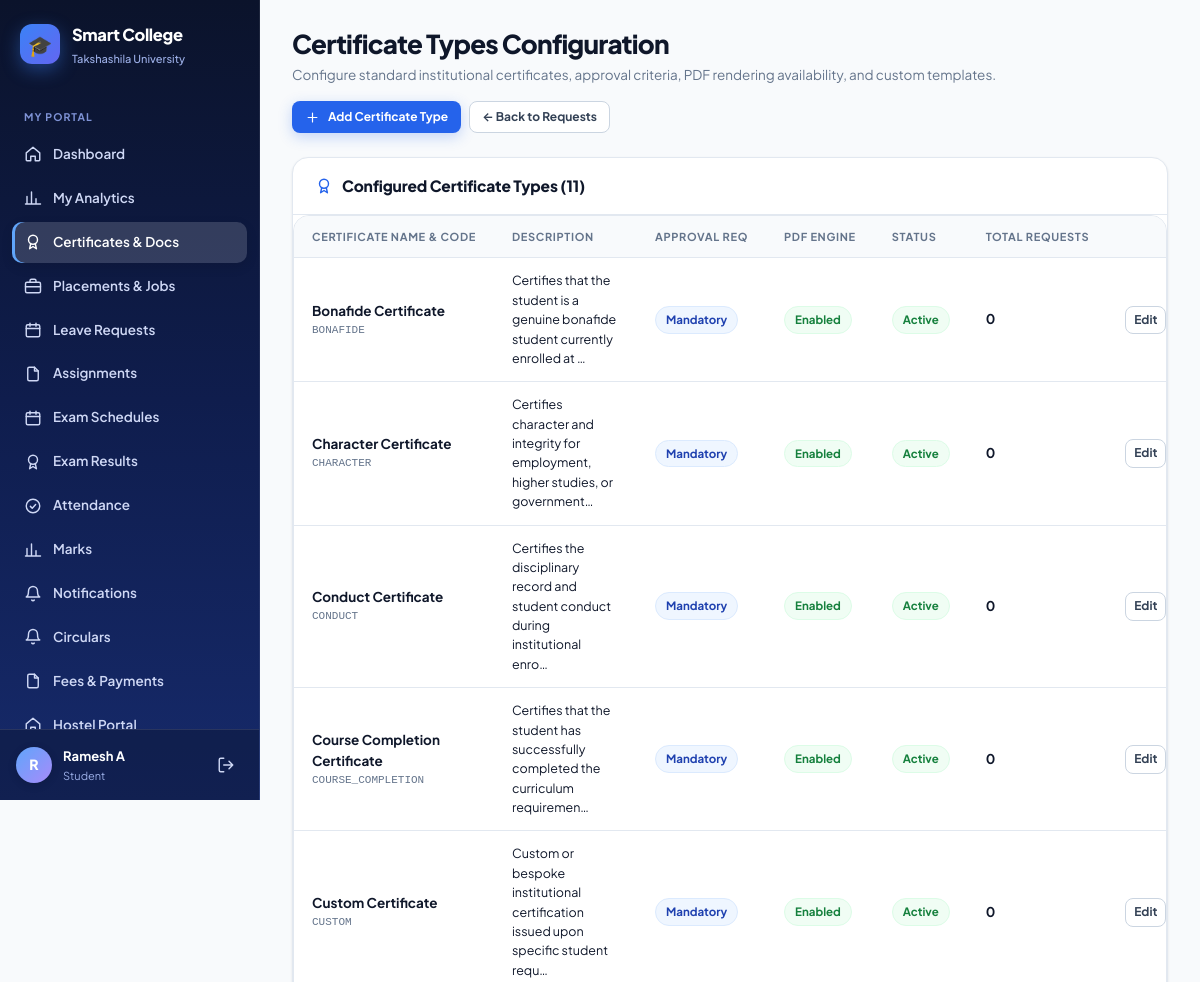
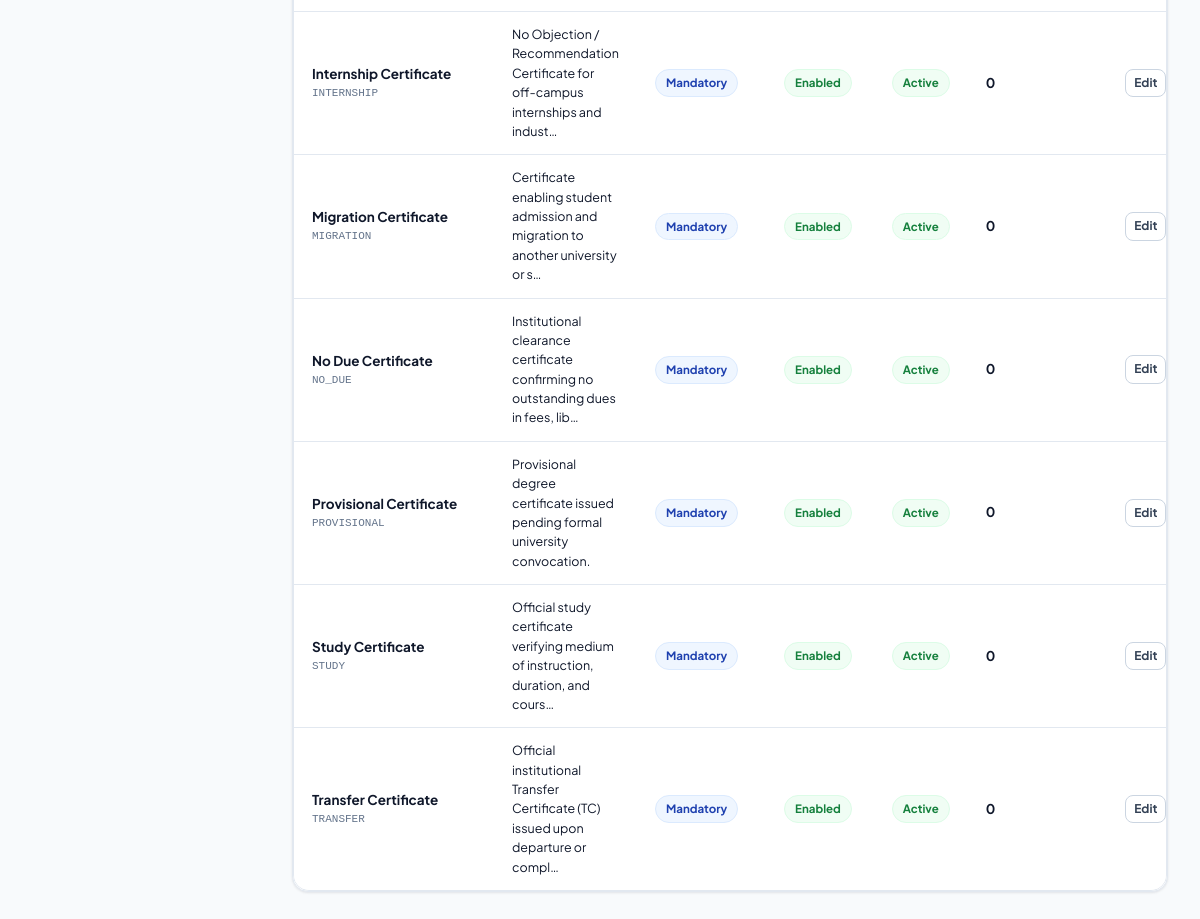
Screenshot of /certificates/admin/types/ (signed in) with the database file from the repository (2 pictures, top to bottom).
### students/models.py (models this page shows, shortened)
class Student(models.Model):
    user = models.OneToOneField(
        User,
        on_delete=models.CASCADE,
        null=True,
        blank=True
    )
    name = models.CharField(max_length=100)
    roll_no = models.CharField(max_length=20, unique=True)
    sif_number = models.CharField(
        max_length=30,
        unique=True,
        null=True,
        blank=True,
        help_text="7-digit unique University SIF number (auto-generated if left blank)"
    )
    email = models.EmailField()
    department = models.ForeignKey(
        Department,
        on_delete=models.CASCADE
    )
    course = models.ForeignKey(
        Course,
        on_delete=models.SET_NULL,
        null=True,
        blank=True
    )
    year = models.IntegerField()
    is_approved = models.BooleanField(default=True)
    parent_name = models.CharField(max_length=100, blank=True)
    parent_phone = models.CharField(max_length=20, blank=True)
    phone = models.CharField(max_length=20, blank=True)
    admission_date = models.DateField(default=timezone.now)
    is_active = models.BooleanField(default=True)

### certificates/models.py (models this page shows, shortened)
class CertificateType(models.Model):
    name = models.CharField(max_length=120)
    code = models.CharField(max_length=50, unique=True, help_text="Unique identifier e.g. BONAFIDE")
    description = models.TextField(blank=True, help_text="Description and instructions for students")
    requires_approval = models.BooleanField(
        default=True,
        help_text="Whether this certificate requires staff/admin approval before generation"
    )
    is_pdf_available = models.BooleanField(
        default=True,
        help_text="Whether automatic PDF generation is enabled for this certificate"
    )
    is_active = models.BooleanField(default=True, help_text="Whether students can request this certificate")
    template_content = models.TextField(
        blank=True,
        help_text="Custom wording template. Supports {student_name}, {roll_no}, {course_name}, {department_name}, {year}, {purpose}, {sif_number}."
    )
    created_at = models.DateTimeField(auto_now_add=True)
    updated_at = models.DateTimeField(auto_now=True)
    class Meta:
        ordering = ["name"]
        verbose_name = "Certificate Type"
        verbose_name_plural = "Certificate Types"

### certificates/views.py (the view)
# urls.py: path("admin/types/", views.certificate_type_list, name="certificate_type_list"),
@login_required(login_url="/accounts/login/")
def certificate_type_list(request):
    ctx_role = get_user_role(request.user)
    if not ctx_role["is_officer"]:
        return HttpResponseForbidden("Administrative privileges required.")
    types = CertificateType.objects.annotate(request_count=Count("requests")).order_by("name")
    return render(request, "certificates/type_list.html", {"types": types})

### accounts/context_processors.py (called while the page is built)
def _has_faculty(user):
    if not user or not user.is_authenticated:
        return False
    if Student.objects.filter(user=user).exists():
        return False
    return (
        Faculty.objects.filter(user=user).exists()
        or (bool(user.email) and Faculty.objects.filter(email=user.email).exists())
    )

### certificates/services.py (called while the page is built)
def get_user_role(user):
    student = Student.objects.filter(user=user).select_related("course", "department").first()
    faculty = Faculty.objects.filter(user=user).first() or Faculty.objects.filter(email=user.email).first()
    is_admin = bool(user and (user.is_superuser or user.is_staff))
    if is_admin:
        role = "admin"
    elif student:
        role = "student"
    elif faculty:
        role = "faculty"
    else:
        role = "guest"
    return {
        "role": role,
        "student": student,
        "faculty": faculty,
        "is_admin": is_admin,
        "is_officer": is_admin,
    }

### certificates/templates/certificates/type_list.html (shortened to what this page needs)
{% extends "base.html" %}
{% block page_title %}Certificate Types Configuration{% endblock %}
{% block page_sub %}Configure standard institutional certificates, approval criteria, PDF rendering availability, and custom templates.{% endblock %}
{% block page_actions %}
    <div style="display: flex; gap: 8px;">
        <a href="{% url 'certificate_type_create' %}" class="btn btn-primary btn-sm">
            <svg class="icon icon-sm"><use href="#i-plus"/></svg>
            <span>Add Certificate Type</span>
        </a>
        <a href="{% url 'certificates_admin_dashboard' %}" class="btn btn-ghost btn-sm">
            ← Back to Requests
        </a>
    </div>
{% endblock %}
{% block content %}
<div class="card">
    <div class="card-head">
        <div class="card-title">
            <svg class="icon"><use href="#i-award"/></svg>
            <span>Configured Certificate Types ({{ types.count }})</span>
        </div>
    </div>
    <div class="card-body" style="padding: 0;">
        <div class="table-wrap">
            <table class="table" style="width: 100%; margin: 0;">
                <thead>
                    <tr>
                        <th>Certificate Name & Code</th>
                        <th>Description</th>
                        <th>Approval Req</th>
                        <th>PDF Engine</th>
                        <th>Status</th>
                        <th>Total Requests</th>
                        <th style="text-align: right;">Action</th>
                    </tr>
                </thead>
                <tbody>
                    {% for ct in types %}
                        <tr>
                            <td>
                                <div style="font-weight: 700; color: var(--text);">{{ ct.name }}</div>
                                <div class="muted" style="font-family: monospace; font-size: 11px;">{{ ct.code }}</div>
                            </td>
                            <td>
                                <div style="font-size: 12.5px; max-width: 320px;">{{ ct.description|truncatechars:80|default:"—" }}</div>
                            </td>
                            <td>
                                {% if ct.requires_approval %}
                                    <span class="badge blue">Mandatory</span>
                                {% else %}
                                    <span class="badge slate">Auto</span>
                                {% endif %}
                            </td>
                            <td>
                                {% if ct.is_pdf_available %}
                                    <span class="badge green">Enabled</span>
                                {% else %}
                                    <span class="badge gray">Manual</span>
                                {% endif %}
                            </td>
                            <td>
                                {% if ct.is_active %}
                                    <span class="badge green">Active</span>
                                {% else %}
                                    <span class="badge rose">Inactive</span>
                                {% endif %}
                            </td>
                            <td>
                                <strong>{{ ct.request_count }}</strong>
                            </td>
                            <td style="text-align: right;">
                                <div style="display: flex; gap: 6px; justify-content: flex-end;">
                                    <a href="{% url 'certificate_type_edit' ct.pk %}" class="btn btn-ghost btn-sm" style="padding: 4px 8px;">
                                        Edit
                                    </a>
                                </div>
                            </td>
                        </tr>
                    {% empty %}
                        <tr>
                            <td colspan="7" style="padding: 30px; text-align: center;" class="muted">
                                No certificate types configured. Click "Add Certificate Type" to create one.
                            </td>
                        </tr>
                    {% endfor %}
                </tbody>
            </table>
        </div>
    </div>
</div>
{% endblock %}

### templates/base.html (shortened to what this page needs)
{% load static %}<!DOCTYPE html>
<html lang="en">
<head>
    <link rel="stylesheet" href="{% static 'css/theme.css' %}">
</head>
<body>
<div class="app">
    <aside class="sidebar" id="sidebar">
        <a class="brand" href="{{ nav_home }}">
            <span class="brand-mark">🎓</span>
            <span>
                <div class="brand-name">Smart College</div>
                <div class="brand-sub">Takshashila University</div>
            </span>
        </a>
        <nav class="nav">
            {% for group in nav_groups %}
                {% if group.label %}<div class="nav-label">{{ group.label }}</div>{% endif %}
                {% for item in group.items %}
                    <a class="nav-link {% if item.active %}active{% endif %}" href="{{ item.url }}">
                        <svg class="icon"><use href="#i-{{ item.icon }}"/></svg>
                        <span>{{ item.label }}</span>
                    </a>
                {% endfor %}
            {% endfor %}
        </nav>
        <div class="sidebar-foot">
            <div class="avatar">{{ nav_initial }}</div>
            <div class="who">
                <div class="who-name">{{ nav_display }}</div>
                <div class="who-role">{{ nav_role_label }}</div>
            </div>
            <a class="logout" href="/accounts/logout/" title="Log out"><svg class="icon"><use href="#i-logout"/></svg></a>
        </div>
    </aside>
    <div class="main">
        <main class="page">
            <div class="page-head">
                <div>
                    <h1 class="page-title">{% block page_title %}{% endblock %}</h1>
                    <div class="page-sub">{% block page_sub %}{% endblock %}</div>
                </div>
                <div class="head-actions">{% block page_actions %}{% endblock %}</div>
            </div>
            {% block content %}{% endblock %}
        </main>
    </div>
</div>
</body>
</html>

### rows the page displays
Student: name "Ramesh A"
CertificateType: name "Bonafide Certificate", code "BONAFIDE", description "Certifies that the student is a genuine bonafide student currently enrolled at …", requires_approval "Mandatory", is_pdf_available "Enabled", is_active "Active", request_count "0"
CertificateType: name "Character Certificate", code "CHARACTER", description "Certifies character and integrity for employment, higher studies, or government…", requires_approval "Mandatory", is_pdf_available "Enabled", is_active "Active", request_count "0"
CertificateType: name "Conduct Certificate", code "CONDUCT", description "Certifies the disciplinary record and student conduct during institutional enro…", requires_approval "Mandatory", is_pdf_available "Enabled", is_active "Active", request_count "0"
CertificateType: name "Course Completion Certificate", code "COURSE_COMPLETION", description "Certifies that the student has successfully completed the curriculum requiremen…", requires_approval "Mandatory", is_pdf_available "Enabled", is_active "Active", request_count "0"
CertificateType: name "Custom Certificate", code "CUSTOM", description "Custom or bespoke institutional certification issued upon specific student requ…", requires_approval "Mandatory", is_pdf_available "Enabled", is_active "Active", request_count "0"
CertificateType: name "Internship Certificate", code "INTERNSHIP", description "No Objection / Recommendation Certificate for off-campus internships and indust…", requires_approval "Mandatory", is_pdf_available "Enabled", is_active "Active", request_count "0"
CertificateType: name "Migration Certificate", code "MIGRATION", description "Certificate enabling student admission and migration to another university or s…", requires_approval "Mandatory", is_pdf_available "Enabled", is_active "Active", request_count "0"
CertificateType: name "No Due Certificate", code "NO_DUE", description "Institutional clearance certificate confirming no outstanding dues in fees, lib…", requires_approval "Mandatory", is_pdf_available "Enabled", is_active "Active", request_count "0"
CertificateType: name "Provisional Certificate", code "PROVISIONAL", description "Provisional degree certificate issued pending formal university convocation.", requires_approval "Mandatory", is_pdf_available "Enabled", is_active "Active", request_count "0"
CertificateType: name "Study Certificate", code "STUDY", description "Official study certificate verifying medium of instruction, duration, and cours…", requires_approval "Mandatory", is_pdf_available "Enabled", is_active "Active", request_count "0"
CertificateType: name "Transfer Certificate", code "TRANSFER", description "Official institutional Transfer Certificate (TC) issued upon departure or compl…", requires_approval "Mandatory", is_pdf_available "Enabled", is_active "Active", request_count "0"

### other values shown
{{ group.label }} "MY PORTAL"
{{ item.label }} "Dashboard" "My Analytics" "Certificates & Docs" "Placements & Jobs" "Leave Requests" "Assignments" "Exam Schedules" "Exam Results" "Attendance" "Marks" "Notifications" "Circulars" "Fees & Payments" "Hostel Portal"
{{ nav_initial }} "R"
{{ nav_role_label }} "Student"
{{ types.count }} "11"
